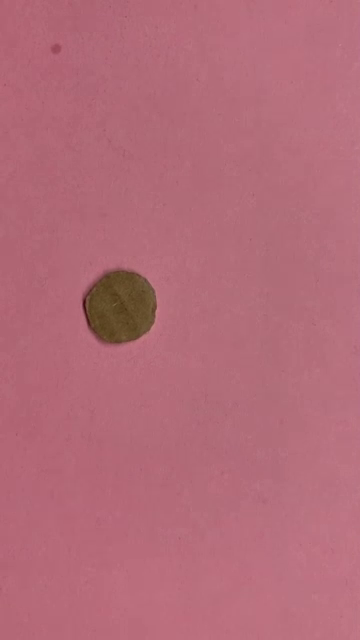
#> input picture frame 19 of Python/images/Meanshift_CamShift.mp4, 360 x 640 px, given in place of vtest.avi, which was not available
$ python demo2.py
#> lines starting #> are read from the running program, lines starting #| are printed output that depends on the picture; pictures that were not available may be replaced by others from this repository, and a replacement may not be noted
# OpenCv版本：opencv-python 4.6.0.66
# 内容：计算摄影学-图像去噪
# 博客：http://www.bilibili996.com/Course?id=4faa3bccc8084d3498b91a610fec4ecb
# 作者：高仁宝
# 时间：2023.11

"""
fastNlMeansDenoisingMulti
"""

import numpy as np
import cv2
from matplotlib import pyplot as plt

cap = cv2.VideoCapture('../images/vtest.avi')
# create a list of first 5 frames
img = [cap.read()[1] for i in range(5)]
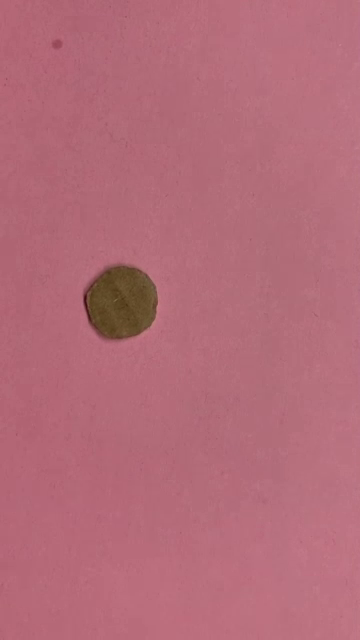
#> input picture frame 22 of Python/images/Meanshift_CamShift.mp4, 360 x 640 px, given in place of vtest.avi, which was not available
#> img = 5 items
# convert all to grayscale
gray = [cv2.cvtColor(i, cv2.COLOR_BGR2GRAY) for i in img]
#> gray = 5 items
# convert all to float64
gray = [np.float64(i) for i in gray]


# create a noise of variance 25
noise = np.random.randn(*gray[1].shape) * 10
# Add this noise to images
noisy = [i + noise for i in gray]
#> noisy = 5 items
# Convert back to uint8
noisy = [np.uint8(np.clip(i, 0, 255)) for i in noisy]

# Denoise 3rd frame considering all the 5 frames
dst = cv2.fastNlMeansDenoisingMulti(noisy, 2, 5, None, 4, 7, 35)
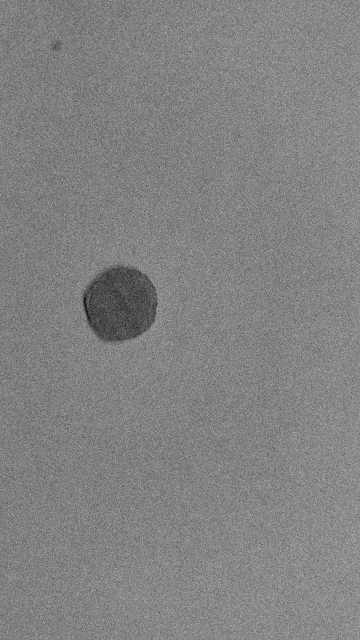
#> dst: shape (640, 360); min 8, max 181, mean 129.8

plt.subplot(131), plt.imshow(gray[2], 'gray')
plt.subplot(132), plt.imshow(noisy[2], 'gray')
plt.subplot(133), plt.imshow(dst, 'gray')
plt.show()
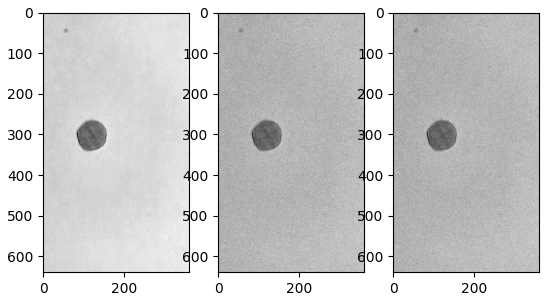
#> figure drawn by matplotlib, 3 panels

$ run again, starting later in the video
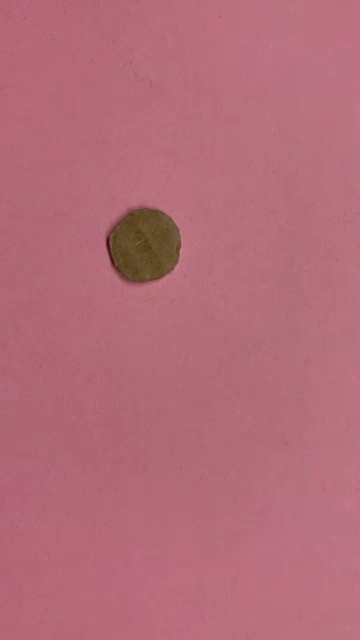
#> input picture frame 89 of Python/images/Meanshift_CamShift.mp4, 360 x 640 px, given in place of vtest.avi, which was not available
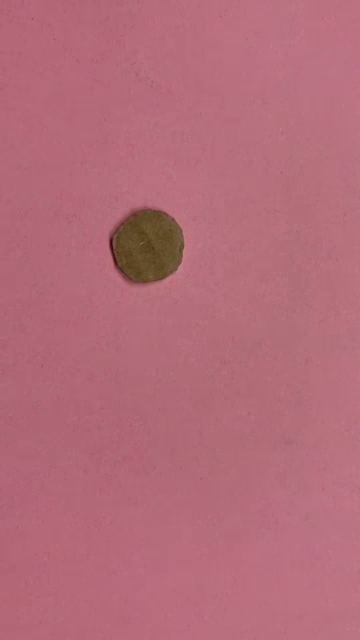
#> input picture frame 92 of Python/images/Meanshift_CamShift.mp4, 360 x 640 px, given in place of vtest.avi, which was not available
#> img = 5 items
#> `plt.show()`:
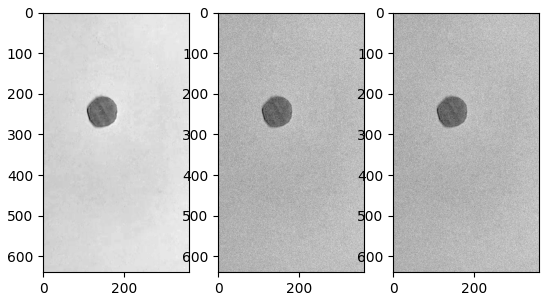
#> figure drawn by matplotlib, 3 panels

$ run again, starting later in the video
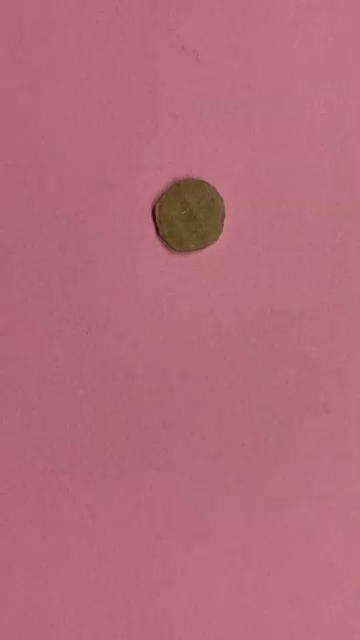
#> input picture frame 158 of Python/images/Meanshift_CamShift.mp4, 360 x 640 px, given in place of vtest.avi, which was not available
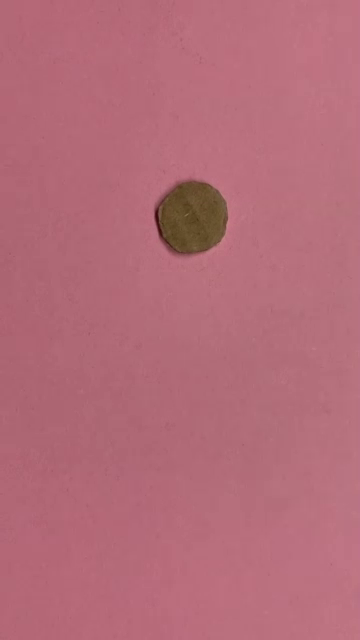
#> input picture frame 161 of Python/images/Meanshift_CamShift.mp4, 360 x 640 px, given in place of vtest.avi, which was not available
#> img = 5 items
#> `plt.show()`:
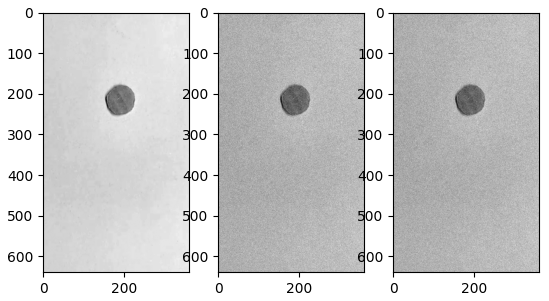
#> figure drawn by matplotlib, 3 panels
